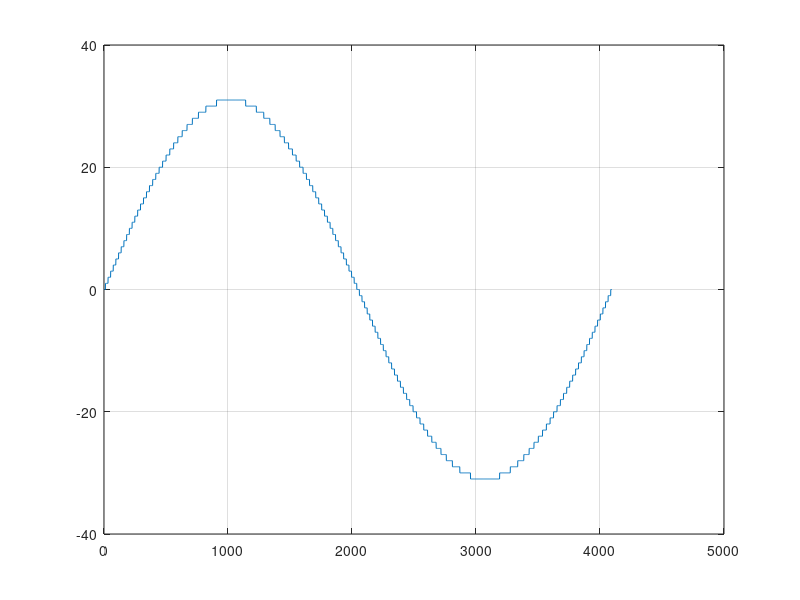

Recreate this plot in MATLAB.
%%
%Script to generate the DDFS Look-Up Table
%%

LUT_INTEGER_FLAG = 1; %PUT THIS FLAG TO 1 IF YOU WANT TO GENERATE THE LOOP BY MEANS OF INTEGERS.

N = 12; %Number of bit for the phase quantization.
lsb_phase = 2*pi /(2^N); %phase lsb.
phase = lsb_phase * (0 : 2^N-1); %phase values
h = sin(phase); %sine values. 
%h is not ready to be contained into the loop. 
%An amplitude quantization is also necessary.
M = 6; %Number of bit for the amplitude quantization.
lsb_amplitude = 1 / (2^(M-1) - 1);%amplitude lsb (Using a balanced C2 representation)
h_q = round(h/lsb_amplitude); %Quantized sine values.

if(LUT_INTEGER_FLAG)
    plot(h_q); %it plots h_q 
    grid on;% it shows the grid
    fileID = fopen('int_lut.txt','w'); %It opens a file named 'int_lut.txt' to contain the data.
    fprintf(fileID, '%d,\n',h_q(1 : 2^N-1)); %It writes the integer values separated by ",\n".
    fprintf(fileID, '%d\n',h_q(2^N));%It writes the last integer value separated by "\n".
    fclose(fileID); %It closes the file.
else
    plot(h_q,'r');%it plots h_q using the red color.
    hold on %It prevents the plot from disappearing.
    h_q(h_q < 0) = h_q(h_q < 0) + 2^M; %2-complement representation since the dec2bin does not accept negative value;
    plot(h_q,'b');%it plots the 2-complemented h_q using the blue color.
    grid on; %It shows the grid.
    fileID = fopen('binary_lut.txt','w');%It opens a file named 'binary_lut.txt' to contain the data.
   
    for i = 1 : 2^N - 1
         fprintf(fileID,'"%s",\n',  dec2bin(h_q(i),M)); %Each value is converted in binary notation, using a M-bit representation, and printed to the file, separed by ',\n' and between "".
    end
         fprintf(fileID,'"%s"\n',  dec2bin(h_q(2^N),M)); %The last value is converted in binary, using a M-bit representation,and printed to the file separed by '\n' and between "".
  
    fclose(fileID);
    
end

